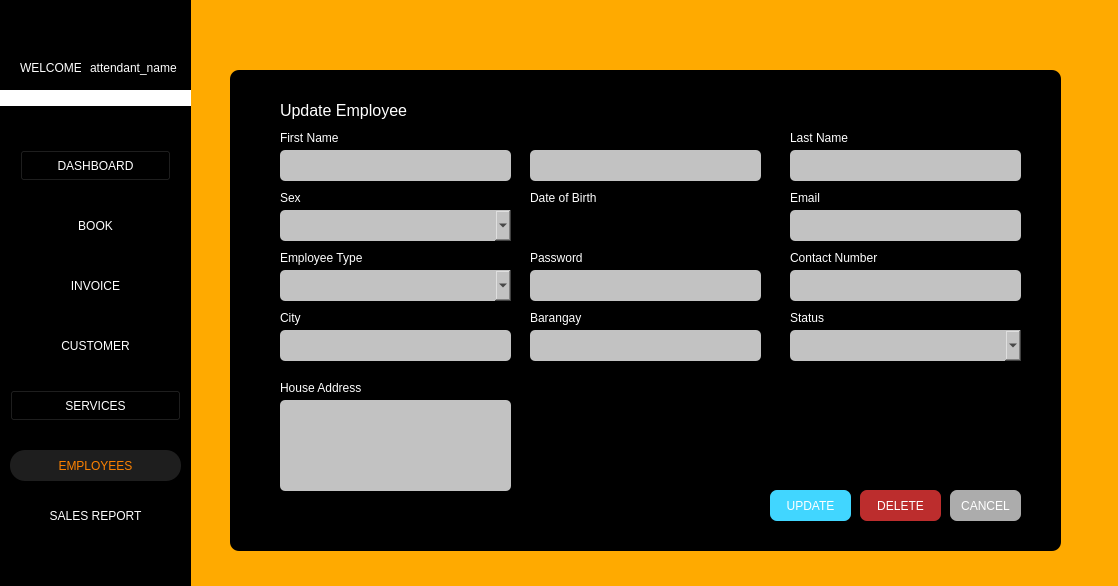
<?xml version="1.0" encoding="UTF-8"?>
<ui version="4.0">
 <class>Form</class>
 <widget class="QWidget" name="Form">
  <property name="geometry">
   <rect>
    <x>0</x>
    <y>0</y>
    <width>1118</width>
    <height>586</height>
   </rect>
  </property>
  <property name="windowTitle">
   <string>Form</string>
  </property>
  <property name="styleSheet">
   <string notr="true">background-color: rgb(255, 170, 0);</string>
  </property>
  <widget class="QLabel" name="attendant_name">
   <property name="geometry">
    <rect>
     <x>90</x>
     <y>60</y>
     <width>91</width>
     <height>16</height>
    </rect>
   </property>
   <property name="styleSheet">
    <string notr="true">color: rgb(255, 255, 255);
background-color: rgb(0, 0, 0);</string>
   </property>
   <property name="text">
    <string>attendant_name</string>
   </property>
  </widget>
  <widget class="QPushButton" name="btn_services">
   <property name="geometry">
    <rect>
     <x>10</x>
     <y>390</y>
     <width>171</width>
     <height>31</height>
    </rect>
   </property>
   <property name="styleSheet">
    <string notr="true">color: rgb(255, 255, 255);
background-color: rgb(0, 0, 0);
</string>
   </property>
   <property name="text">
    <string>SERVICES</string>
   </property>
  </widget>
  <widget class="QPushButton" name="btn_dashboard">
   <property name="geometry">
    <rect>
     <x>20</x>
     <y>150</y>
     <width>151</width>
     <height>31</height>
    </rect>
   </property>
   <property name="styleSheet">
    <string notr="true">color: rgb(255, 255, 255);
background-color: rgb(0, 0, 0);
</string>
   </property>
   <property name="text">
    <string>DASHBOARD</string>
   </property>
  </widget>
  <widget class="QPushButton" name="btn_customer">
   <property name="geometry">
    <rect>
     <x>20</x>
     <y>330</y>
     <width>151</width>
     <height>31</height>
    </rect>
   </property>
   <property name="styleSheet">
    <string notr="true">border-style: none;
color: #fff;
color: rgb(255, 255, 255);
background-color: rgb(0, 0, 0);
</string>
   </property>
   <property name="text">
    <string>CUSTOMER</string>
   </property>
  </widget>
  <widget class="QLabel" name="label_12">
   <property name="geometry">
    <rect>
     <x>20</x>
     <y>60</y>
     <width>61</width>
     <height>16</height>
    </rect>
   </property>
   <property name="styleSheet">
    <string notr="true">color: rgb(255, 255, 255);
background-color: rgb(0, 0, 0);</string>
   </property>
   <property name="text">
    <string>WELCOME</string>
   </property>
  </widget>
  <widget class="QPushButton" name="btn_settings">
   <property name="geometry">
    <rect>
     <x>0</x>
     <y>560</y>
     <width>31</width>
     <height>24</height>
    </rect>
   </property>
   <property name="styleSheet">
    <string notr="true">border-style: none;
color: rgb(255, 255, 255);
background-color: rgb(0, 0, 0);</string>
   </property>
   <property name="text">
    <string/>
   </property>
   <property name="icon">
    <iconset>
     <normaloff>img/settingsIM.png</normaloff>img/settingsIM.png</iconset>
   </property>
   <property name="iconSize">
    <size>
     <width>20</width>
     <height>20</height>
    </size>
   </property>
  </widget>
  <widget class="QPushButton" name="btn_employees">
   <property name="geometry">
    <rect>
     <x>10</x>
     <y>450</y>
     <width>171</width>
     <height>31</height>
    </rect>
   </property>
   <property name="styleSheet">
    <string notr="true">border-style: none;
color: #FC8100;
border-radius: 15px;
background-color: #1E1E1E;
</string>
   </property>
   <property name="text">
    <string>EMPLOYEES</string>
   </property>
  </widget>
  <widget class="QLabel" name="label">
   <property name="geometry">
    <rect>
     <x>0</x>
     <y>0</y>
     <width>191</width>
     <height>591</height>
    </rect>
   </property>
   <property name="styleSheet">
    <string notr="true">background-color: rgb(0, 0, 0);</string>
   </property>
   <property name="text">
    <string/>
   </property>
  </widget>
  <widget class="QPushButton" name="btn_invoice_2">
   <property name="geometry">
    <rect>
     <x>20</x>
     <y>270</y>
     <width>151</width>
     <height>31</height>
    </rect>
   </property>
   <property name="styleSheet">
    <string notr="true">border-style: none;
color: rgb(255, 255, 255);
background-color: rgb(0, 0, 0);</string>
   </property>
   <property name="text">
    <string>INVOICE</string>
   </property>
  </widget>
  <widget class="QPushButton" name="btn_salesrep">
   <property name="geometry">
    <rect>
     <x>10</x>
     <y>500</y>
     <width>171</width>
     <height>31</height>
    </rect>
   </property>
   <property name="styleSheet">
    <string notr="true">border-style: none;
color: #fff;

color: rgb(255, 255, 255);
background-color: rgb(0, 0, 0);</string>
   </property>
   <property name="text">
    <string>SALES REPORT</string>
   </property>
  </widget>
  <widget class="QLabel" name="label_32">
   <property name="geometry">
    <rect>
     <x>70</x>
     <y>20</y>
     <width>41</width>
     <height>41</height>
    </rect>
   </property>
   <property name="styleSheet">
    <string notr="true">border-style: none;
background-color: black;
</string>
   </property>
   <property name="text">
    <string/>
   </property>
   <property name="pixmap">
    <pixmap>img/ARMS_LGO(1).png</pixmap>
   </property>
   <property name="scaledContents">
    <bool>true</bool>
   </property>
  </widget>
  <widget class="QPushButton" name="btn_books">
   <property name="geometry">
    <rect>
     <x>20</x>
     <y>210</y>
     <width>151</width>
     <height>31</height>
    </rect>
   </property>
   <property name="styleSheet">
    <string notr="true">border-style: none;
color: #fff;
color: rgb(255, 255, 255);
background-color: rgb(0, 0, 0);

</string>
   </property>
   <property name="text">
    <string>BOOK</string>
   </property>
  </widget>
  <widget class="QLabel" name="label_2">
   <property name="geometry">
    <rect>
     <x>0</x>
     <y>90</y>
     <width>191</width>
     <height>16</height>
    </rect>
   </property>
   <property name="styleSheet">
    <string notr="true">background-color: rgb(255, 255, 255);</string>
   </property>
   <property name="text">
    <string/>
   </property>
  </widget>
  <widget class="QLabel" name="label_273">
   <property name="geometry">
    <rect>
     <x>530</x>
     <y>130</y>
     <width>81</width>
     <height>16</height>
    </rect>
   </property>
   <property name="styleSheet">
    <string notr="true">color: rgb(255, 255, 255);
font: 8pt &quot;Segoe UI&quot;;
background-color: rgb(0, 0, 0);</string>
   </property>
   <property name="text">
    <string>Middle Name</string>
   </property>
  </widget>
  <widget class="QDateEdit" name="date_dob">
   <property name="geometry">
    <rect>
     <x>530</x>
     <y>210</y>
     <width>231</width>
     <height>31</height>
    </rect>
   </property>
   <property name="styleSheet">
    <string notr="true">background-color: rgb(194, 194, 194);
border-radius: 5px;
</string>
   </property>
   <property name="minimumDate">
    <date>
     <year>2012</year>
     <month>1</month>
     <day>1</day>
    </date>
   </property>
   <property name="calendarPopup">
    <bool>true</bool>
   </property>
  </widget>
  <widget class="QLabel" name="label_275">
   <property name="geometry">
    <rect>
     <x>230</x>
     <y>70</y>
     <width>831</width>
     <height>481</height>
    </rect>
   </property>
   <property name="styleSheet">
    <string notr="true">background-color: rgb(0, 0, 0);
border-radius: 9px;
</string>
   </property>
   <property name="text">
    <string>l</string>
   </property>
  </widget>
  <widget class="QTextEdit" name="txt_emp_address">
   <property name="geometry">
    <rect>
     <x>280</x>
     <y>400</y>
     <width>231</width>
     <height>91</height>
    </rect>
   </property>
   <property name="styleSheet">
    <string notr="true">background-color: rgb(194, 194, 194);
border-radius: 5px;
</string>
   </property>
  </widget>
  <widget class="QLabel" name="label_264">
   <property name="geometry">
    <rect>
     <x>530</x>
     <y>310</y>
     <width>81</width>
     <height>16</height>
    </rect>
   </property>
   <property name="styleSheet">
    <string notr="true">color: rgb(255, 255, 255);
font: 8pt &quot;Segoe UI&quot;;
background-color: rgb(0, 0, 0);</string>
   </property>
   <property name="text">
    <string>Barangay</string>
   </property>
  </widget>
  <widget class="QLineEdit" name="txt_update_emp_fname">
   <property name="geometry">
    <rect>
     <x>280</x>
     <y>150</y>
     <width>231</width>
     <height>31</height>
    </rect>
   </property>
   <property name="styleSheet">
    <string notr="true">background-color: rgb(194, 194, 194);
border-radius: 5px;
</string>
   </property>
  </widget>
  <widget class="QLabel" name="label_270">
   <property name="geometry">
    <rect>
     <x>790</x>
     <y>130</y>
     <width>81</width>
     <height>16</height>
    </rect>
   </property>
   <property name="styleSheet">
    <string notr="true">color: rgb(255, 255, 255);
font: 8pt &quot;Segoe UI&quot;;
background-color: rgb(0, 0, 0);</string>
   </property>
   <property name="text">
    <string>Last Name</string>
   </property>
  </widget>
  <widget class="QLabel" name="label_267">
   <property name="geometry">
    <rect>
     <x>530</x>
     <y>250</y>
     <width>81</width>
     <height>16</height>
    </rect>
   </property>
   <property name="styleSheet">
    <string notr="true">color: rgb(255, 255, 255);
font: 8pt &quot;Segoe UI&quot;;
background-color: rgb(0, 0, 0);</string>
   </property>
   <property name="text">
    <string>Password</string>
   </property>
  </widget>
  <widget class="QLabel" name="label_276">
   <property name="geometry">
    <rect>
     <x>280</x>
     <y>130</y>
     <width>81</width>
     <height>16</height>
    </rect>
   </property>
   <property name="styleSheet">
    <string notr="true">color: rgb(255, 255, 255);
font: 8pt &quot;Segoe UI&quot;;
background-color: rgb(0, 0, 0);</string>
   </property>
   <property name="text">
    <string>First Name</string>
   </property>
  </widget>
  <widget class="QComboBox" name="drp_update_employee">
   <property name="geometry">
    <rect>
     <x>280</x>
     <y>270</y>
     <width>231</width>
     <height>31</height>
    </rect>
   </property>
   <property name="styleSheet">
    <string notr="true">background-color: rgb(194, 194, 194);
border-radius: 5px;
</string>
   </property>
  </widget>
  <widget class="QLabel" name="label_268">
   <property name="geometry">
    <rect>
     <x>280</x>
     <y>310</y>
     <width>81</width>
     <height>16</height>
    </rect>
   </property>
   <property name="styleSheet">
    <string notr="true">color: rgb(255, 255, 255);
font: 8pt &quot;Segoe UI&quot;;
background-color: rgb(0, 0, 0);</string>
   </property>
   <property name="text">
    <string>City</string>
   </property>
  </widget>
  <widget class="QLineEdit" name="txt_update_emp_email">
   <property name="geometry">
    <rect>
     <x>790</x>
     <y>210</y>
     <width>231</width>
     <height>31</height>
    </rect>
   </property>
   <property name="styleSheet">
    <string notr="true">background-color: rgb(194, 194, 194);
border-radius: 5px;
</string>
   </property>
  </widget>
  <widget class="QLineEdit" name="txt_update_emp_midname">
   <property name="geometry">
    <rect>
     <x>530</x>
     <y>150</y>
     <width>231</width>
     <height>31</height>
    </rect>
   </property>
   <property name="styleSheet">
    <string notr="true">background-color: rgb(194, 194, 194);
border-radius: 5px;
</string>
   </property>
  </widget>
  <widget class="QLineEdit" name="txt_emp_password">
   <property name="geometry">
    <rect>
     <x>530</x>
     <y>270</y>
     <width>231</width>
     <height>31</height>
    </rect>
   </property>
   <property name="styleSheet">
    <string notr="true">background-color: rgb(194, 194, 194);
border-radius: 5px;
</string>
   </property>
   <property name="echoMode">
    <enum>QLineEdit::Password</enum>
   </property>
  </widget>
  <widget class="QPushButton" name="btn_cancel_emp">
   <property name="geometry">
    <rect>
     <x>950</x>
     <y>490</y>
     <width>71</width>
     <height>31</height>
    </rect>
   </property>
   <property name="styleSheet">
    <string notr="true">color: rgb(255, 255, 255);
background-color: rgb(172, 172, 172);
border-radius: 7px;</string>
   </property>
   <property name="text">
    <string>CANCEL</string>
   </property>
  </widget>
  <widget class="QLineEdit" name="txt_emp_barangay">
   <property name="geometry">
    <rect>
     <x>530</x>
     <y>330</y>
     <width>231</width>
     <height>31</height>
    </rect>
   </property>
   <property name="styleSheet">
    <string notr="true">background-color: rgb(194, 194, 194);
border-radius: 5px;
</string>
   </property>
   <property name="echoMode">
    <enum>QLineEdit::Normal</enum>
   </property>
  </widget>
  <widget class="QLabel" name="label_266">
   <property name="geometry">
    <rect>
     <x>280</x>
     <y>100</y>
     <width>131</width>
     <height>21</height>
    </rect>
   </property>
   <property name="font">
    <font>
     <family>Segoe UI</family>
     <pointsize>12</pointsize>
     <italic>false</italic>
     <bold>false</bold>
    </font>
   </property>
   <property name="styleSheet">
    <string notr="true">color: rgb(255, 255, 255);
font: 12pt &quot;Segoe UI&quot;;
background-color: rgb(0, 0, 0);</string>
   </property>
   <property name="text">
    <string>Update Employee</string>
   </property>
  </widget>
  <widget class="QLabel" name="label_272">
   <property name="geometry">
    <rect>
     <x>280</x>
     <y>380</y>
     <width>81</width>
     <height>16</height>
    </rect>
   </property>
   <property name="styleSheet">
    <string notr="true">color: rgb(255, 255, 255);
font: 8pt &quot;Segoe UI&quot;;
background-color: rgb(0, 0, 0);</string>
   </property>
   <property name="text">
    <string>House Address</string>
   </property>
  </widget>
  <widget class="QLineEdit" name="txt_emp_contactnum">
   <property name="geometry">
    <rect>
     <x>790</x>
     <y>270</y>
     <width>231</width>
     <height>31</height>
    </rect>
   </property>
   <property name="styleSheet">
    <string notr="true">background-color: rgb(194, 194, 194);
border-radius: 5px;
</string>
   </property>
  </widget>
  <widget class="QLabel" name="label_274">
   <property name="geometry">
    <rect>
     <x>790</x>
     <y>190</y>
     <width>81</width>
     <height>16</height>
    </rect>
   </property>
   <property name="styleSheet">
    <string notr="true">color: rgb(255, 255, 255);
font: 8pt &quot;Segoe UI&quot;;
background-color: rgb(0, 0, 0);</string>
   </property>
   <property name="text">
    <string>Email</string>
   </property>
  </widget>
  <widget class="QLabel" name="label_263">
   <property name="geometry">
    <rect>
     <x>790</x>
     <y>250</y>
     <width>91</width>
     <height>16</height>
    </rect>
   </property>
   <property name="styleSheet">
    <string notr="true">color: rgb(255, 255, 255);
font: 8pt &quot;Segoe UI&quot;;
background-color: rgb(0, 0, 0);</string>
   </property>
   <property name="text">
    <string>Contact Number</string>
   </property>
  </widget>
  <widget class="QPushButton" name="btn_update_emp">
   <property name="geometry">
    <rect>
     <x>770</x>
     <y>490</y>
     <width>81</width>
     <height>31</height>
    </rect>
   </property>
   <property name="styleSheet">
    <string notr="true">color: rgb(255, 255, 255);
background-color: rgb(65, 214, 255);
border-radius: 7px;</string>
   </property>
   <property name="text">
    <string>UPDATE</string>
   </property>
  </widget>
  <widget class="QLineEdit" name="txt_update_emp_lastname">
   <property name="geometry">
    <rect>
     <x>790</x>
     <y>150</y>
     <width>231</width>
     <height>31</height>
    </rect>
   </property>
   <property name="styleSheet">
    <string notr="true">background-color: rgb(194, 194, 194);
border-radius: 5px;
</string>
   </property>
  </widget>
  <widget class="QLabel" name="label_265">
   <property name="geometry">
    <rect>
     <x>280</x>
     <y>250</y>
     <width>101</width>
     <height>16</height>
    </rect>
   </property>
   <property name="styleSheet">
    <string notr="true">color: rgb(255, 255, 255);
font: 8pt &quot;Segoe UI&quot;;
background-color: rgb(0, 0, 0);</string>
   </property>
   <property name="text">
    <string>Employee Type</string>
   </property>
  </widget>
  <widget class="QPushButton" name="btn_delete_emp">
   <property name="geometry">
    <rect>
     <x>860</x>
     <y>490</y>
     <width>81</width>
     <height>31</height>
    </rect>
   </property>
   <property name="styleSheet">
    <string notr="true">color: rgb(255, 255, 255);
background-color: rgb(188, 45, 45);
border-radius: 7px;</string>
   </property>
   <property name="text">
    <string>DELETE</string>
   </property>
  </widget>
  <widget class="QLineEdit" name="txt_emp_city">
   <property name="geometry">
    <rect>
     <x>280</x>
     <y>330</y>
     <width>231</width>
     <height>31</height>
    </rect>
   </property>
   <property name="styleSheet">
    <string notr="true">background-color: rgb(194, 194, 194);
border-radius: 5px;
</string>
   </property>
   <property name="echoMode">
    <enum>QLineEdit::Normal</enum>
   </property>
  </widget>
  <widget class="QComboBox" name="drp_sex">
   <property name="geometry">
    <rect>
     <x>280</x>
     <y>210</y>
     <width>231</width>
     <height>31</height>
    </rect>
   </property>
   <property name="styleSheet">
    <string notr="true">background-color: rgb(194, 194, 194);
border-radius: 5px;
</string>
   </property>
  </widget>
  <widget class="QComboBox" name="drp_status">
   <property name="geometry">
    <rect>
     <x>790</x>
     <y>330</y>
     <width>231</width>
     <height>31</height>
    </rect>
   </property>
   <property name="styleSheet">
    <string notr="true">background-color: rgb(194, 194, 194);
border-radius: 5px;
</string>
   </property>
  </widget>
  <widget class="QLabel" name="label_269">
   <property name="geometry">
    <rect>
     <x>280</x>
     <y>190</y>
     <width>91</width>
     <height>16</height>
    </rect>
   </property>
   <property name="styleSheet">
    <string notr="true">color: rgb(255, 255, 255);
font: 8pt &quot;Segoe UI&quot;;
background-color: rgb(0, 0, 0);</string>
   </property>
   <property name="text">
    <string>Sex</string>
   </property>
  </widget>
  <widget class="QLabel" name="label_277">
   <property name="geometry">
    <rect>
     <x>790</x>
     <y>310</y>
     <width>81</width>
     <height>16</height>
    </rect>
   </property>
   <property name="styleSheet">
    <string notr="true">color: rgb(255, 255, 255);
font: 8pt &quot;Segoe UI&quot;;
background-color: rgb(0, 0, 0);</string>
   </property>
   <property name="text">
    <string>Status</string>
   </property>
  </widget>
  <widget class="QLabel" name="label_271">
   <property name="geometry">
    <rect>
     <x>530</x>
     <y>190</y>
     <width>81</width>
     <height>16</height>
    </rect>
   </property>
   <property name="styleSheet">
    <string notr="true">color: rgb(255, 255, 255);
font: 8pt &quot;Segoe UI&quot;;
background-color: rgb(0, 0, 0);</string>
   </property>
   <property name="text">
    <string>Date of Birth</string>
   </property>
  </widget>
  <zorder>label</zorder>
  <zorder>attendant_name</zorder>
  <zorder>btn_services</zorder>
  <zorder>btn_dashboard</zorder>
  <zorder>btn_customer</zorder>
  <zorder>label_12</zorder>
  <zorder>btn_settings</zorder>
  <zorder>btn_employees</zorder>
  <zorder>btn_invoice_2</zorder>
  <zorder>btn_salesrep</zorder>
  <zorder>label_32</zorder>
  <zorder>btn_books</zorder>
  <zorder>label_2</zorder>
  <zorder>label_273</zorder>
  <zorder>date_dob</zorder>
  <zorder>label_275</zorder>
  <zorder>txt_emp_address</zorder>
  <zorder>label_264</zorder>
  <zorder>txt_update_emp_fname</zorder>
  <zorder>label_270</zorder>
  <zorder>label_267</zorder>
  <zorder>label_276</zorder>
  <zorder>drp_update_employee</zorder>
  <zorder>label_268</zorder>
  <zorder>txt_update_emp_email</zorder>
  <zorder>txt_update_emp_midname</zorder>
  <zorder>txt_emp_password</zorder>
  <zorder>btn_cancel_emp</zorder>
  <zorder>txt_emp_barangay</zorder>
  <zorder>label_266</zorder>
  <zorder>label_272</zorder>
  <zorder>txt_emp_contactnum</zorder>
  <zorder>label_274</zorder>
  <zorder>label_263</zorder>
  <zorder>btn_update_emp</zorder>
  <zorder>txt_update_emp_lastname</zorder>
  <zorder>label_265</zorder>
  <zorder>btn_delete_emp</zorder>
  <zorder>txt_emp_city</zorder>
  <zorder>drp_sex</zorder>
  <zorder>drp_status</zorder>
  <zorder>label_269</zorder>
  <zorder>label_277</zorder>
  <zorder>label_271</zorder>
 </widget>
 <resources/>
 <connections/>
</ui>
